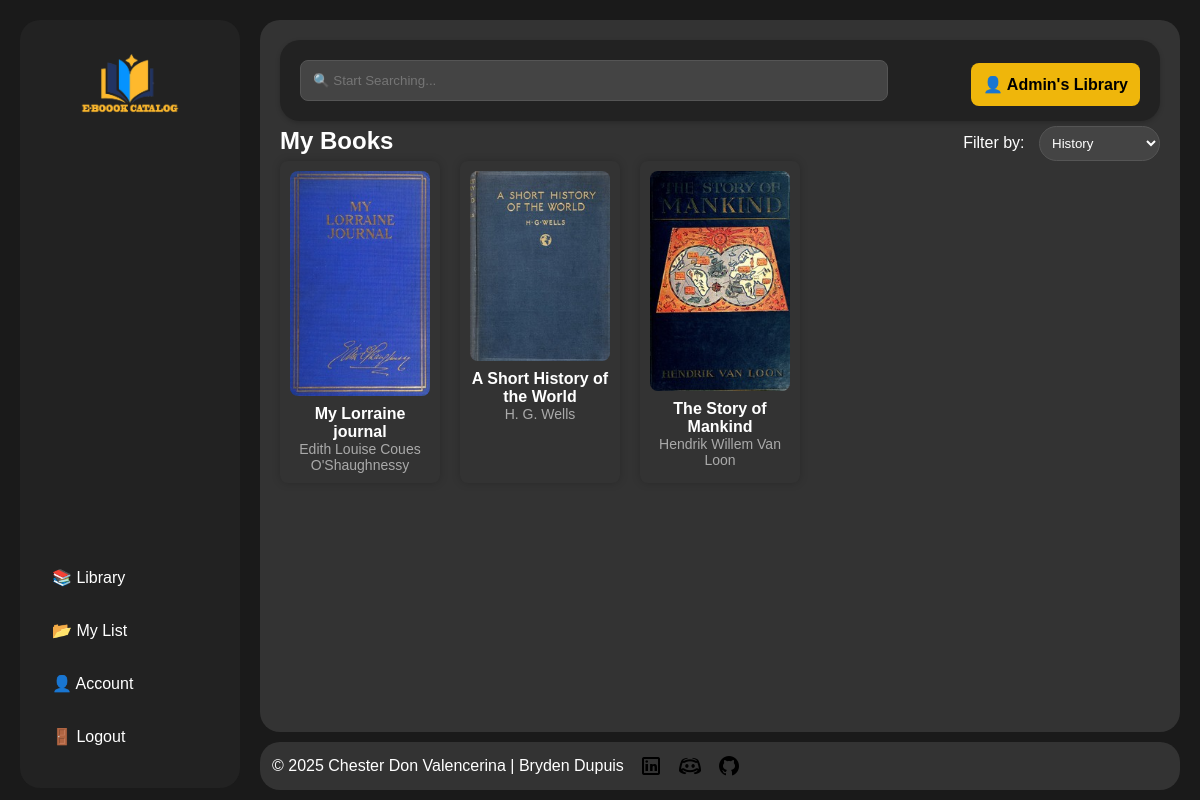
The app's page /client/catalog.php?category=3 (signed in) with its own data.
### tables this page shows
CREATE TABLE `books` (
  `book_id` int(11) NOT NULL,
  `title` varchar(255) NOT NULL,
  `author` varchar(255) NOT NULL,
  `isbn` varchar(17) NOT NULL,
  `description` text DEFAULT NULL,
  `publication_year` year(4) NOT NULL,
  `category_id` int(11) NOT NULL,
  `quantity` int(11) NOT NULL DEFAULT 1,
  `cover_image` varchar(255) DEFAULT NULL,
  `url` varchar(255) NOT NULL,
  `date_added` datetime NOT NULL DEFAULT current_timestamp()
);

### conn.php (called while the page is built, shortened)
<?php
class Book
{
    private $conn;
    public function __construct()
    {
        try {
            $this->conn = new mysqli(SERVER, USER, PASSWORD, DB);
            $this->conn->set_charset("utf8mb4");
        } catch (mysqli_sql_exception $e) {
            die("Database connection failed: " . $e->getMessage());
        }
    }
    public function getBooksByCategory($category_id)
    {
        $stmt = $this->conn->prepare("
        SELECT b.*, c.category_name
        FROM books b
        JOIN categories c ON b.category_id = c.category_id
        WHERE b.category_id = ?
    ");
        $stmt->bind_param("i", $category_id);
        $stmt->execute();
        $result = $stmt->get_result();
        return $result->fetch_all(MYSQLI_ASSOC);
    }
    public function getAllCategories()
    {
        $stmt = $this->conn->prepare("SELECT * FROM categories");
        $stmt->execute();
        $result = $stmt->get_result();
        return $result->fetch_all(MYSQLI_ASSOC);
    }
}

### client/catalog.php (the view, shortened to what this page needs)
<?php
include "../conn.php";
$book = new Book();
$selected_category = isset($_GET['category']) ? intval($_GET['category']) : null;
$fetchBooks = $selected_category ? $book->getBooksByCategory($selected_category) : $book->getAllBooks();
$fetchCategory = $book->getAllCategories();
?>
<!DOCTYPE html>
<html lang="en">
<head>
    <link rel="stylesheet" href="../style/style.css">
</head>
<body class="client">
    <div class="sidebarclient">
        <a href="./catalog.php"><img src="../img/logo.png" class="logo" alt="logo"></a>
        <nav>
            <a href="catalog.php">📚 Library</a>
            <a href="my-list.php">📂 My List</a>
            <a href="account.php">👤 Account</a>
            <a href="../logout.php">🚪 Logout</a>
        </nav>
    </div>
    <div class="main-content">
        <header class="client">
            <input type="text" class="search-bar-client" id="getName" placeholder="🔍 Start Searching...">
            <div class="user-info"><a href="catalog.php">👤 <?php echo ucfirst($_SESSION['username']) ?>'s Library</a></div>
        </header>
        <div class="filters">
            <h2>My Books</h2>
            <form method="GET" action="catalog.php" class="filter-form">
                <div class="filter-options">
                    <span>Filter by:</span>
                    <select name="category" onchange="this.form.submit()">
                        <?php foreach ($fetchCategory as $c): ?>
                            <option value="<?= $c['category_id'] ?>" <?= ($selected_category == $c['category_id']) ? 'selected' : '' ?>>
                                <?= $c['category_name'] ?>
                            </option>
                        <?php endforeach; ?>
                    </select>
                </div>
            </form>
        </div>
        <div class="book-grid">
            <?php
            if ($fetchBooks > 0) {
                foreach ($fetchBooks as $b): ?>
                    <a href="book.php?id=<?= $b['book_id'] ?>" class="book-card">
                        <img src="../admin/<?= $b['cover_image'] ?>" alt="Book Cover">
                        <p class="title"><?= $b['title'] ?></p>
                        <p class="author"><?= $b['author'] ?></p>
                    </a>
            <?php endforeach;
            } else {
                echo "<h1>No Data Found</h1>";
            } ?>
        </div>
    </div>
    <footer>
        <label>&copy; 2025 Chester Don Valencerina | Bryden Dupuis</label>
        <a href="https://www.linkedin.com/" target="_blank"><img src="../img/linkedin icon.png" alt="linkedin"></a>
        <a href="https://discord.com/" target="_blank"><img src="../img/discord icon.png" alt="discord"></a>
        <a href="https://github.com/" target="_blank"><img src="../img/github icon.png" alt="github"></a>
    </footer>
</body>
</html>

### style/style.css (style rules this page uses)
* { margin: 0; padding: 0; box-sizing: border-box; font-family: sans-serif; }
.logo { width: 100px; }
.title { margin-top: 5px; }
select { margin-top: 5px; padding: 5px; border: none; outline: none; border-radius: 20px; cursor: pointer; }
body.client { font-family: Arial, sans-serif; margin: 0; padding: 0; background-color: #1a1a1a; color: white; display: flex; flex-direction: column; min-height: 100vh; }
.sidebarclient { display: flex; flex-direction: column; justify-content: space-between; margin: 20px 0 0 20px; width: 220px; background-color: #222; color: white; height: 96vh; padding: 20px; position: fixed; border-radius: 20px; }
.sidebarclient nav a { display: block; color: white; text-decoration: none; padding: 12px; margin: 10px 0; border-radius: 5px; font-size: 16px; transition: background-color 0.3s ease; }
.main-content { flex: 1; padding: 20px; margin-left: 260px; margin: 20px 20px 10px 260px; border-radius: 20px; background-color: #333; color: white; }
header.client { display: flex; justify-content: space-between; align-items: center; padding: 15px 20px; border-radius: 20px; background: #222; box-shadow: 0px 2px 5px rgba(0,0,0,0.2); }
.search-bar-client { width: 70%; padding: 12px; border-radius: 8px; border: 1px solid #555; background-color: #444; color: white; }
.user-info { background-color: #efb60b; margin-top: 8px; padding: 12px; border-radius: 8px; color: black; font-weight: 700; }
.user-info a { text-decoration: none; transition: 0.3s; color: black; }
.filters { display: flex; justify-content: space-between; align-items: center; }
.filter-options select, .filter-button { padding: 8px; margin-left: 10px; background-color: #444; border: 1px solid #555; color: white; cursor: pointer; }
.book-grid { display: grid; grid-template-columns: repeat(auto-fill, minmax(150px, 1fr)); gap: 20px; }
.book-card { text-decoration: none; color: white; background: #333; padding: 10px; text-align: center; border-radius: 8px; transition: 0.3s; box-shadow: 0 0 8px rgba(0,0,0,0.2); }
.book-card img { width: 100%; border-radius: 8px; }
.title { font-weight: bold; }
.author { font-size: 14px; color: #aaa; }
.client footer { display: flex; align-items: center; gap: 15px; margin: 0 20px 10px 260px; padding: 12px; border-radius: 20px; background-color: #333; }
.client footer a { width: 24px; transition: 0.3s; height: 24px; }
.sidebarclient a { margin: 0 auto; }

### records on screen
books: cover_image (picture), title "My Lorraine journal", author "Edith Louise Coues O'Shaughnessy"
books: cover_image (picture), title "A Short History of the World", author "H. G. Wells"
books: cover_image (picture), title "The Story of Mankind", author "Hendrik Willem Van Loon"

### other values on screen
$_SESSION['username'] "Admin"
form field category "History"
